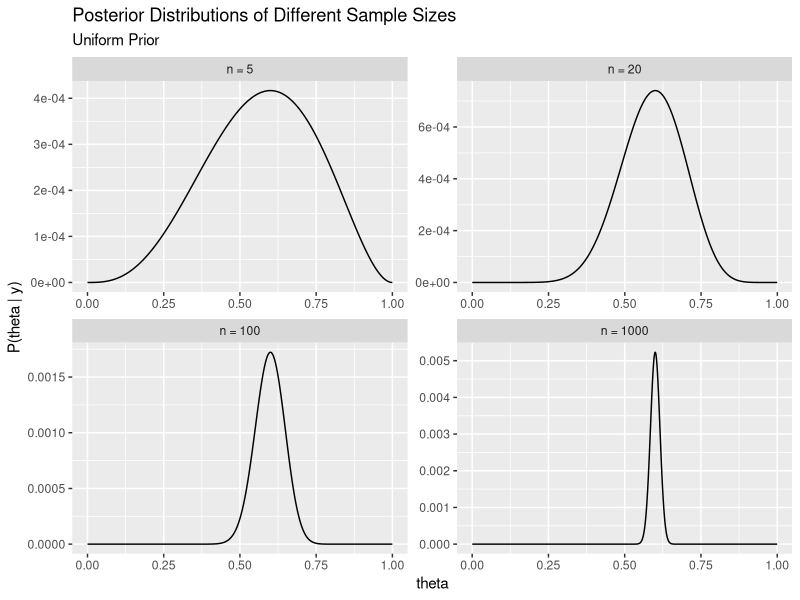
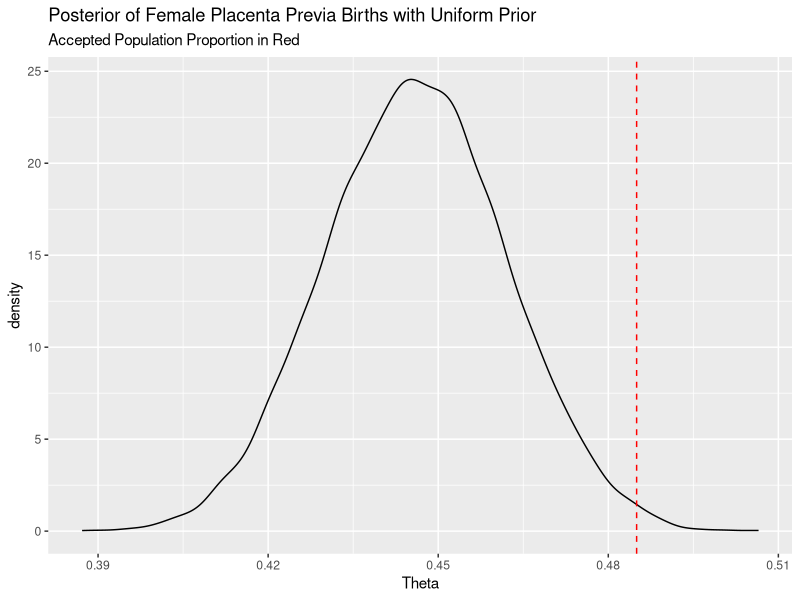
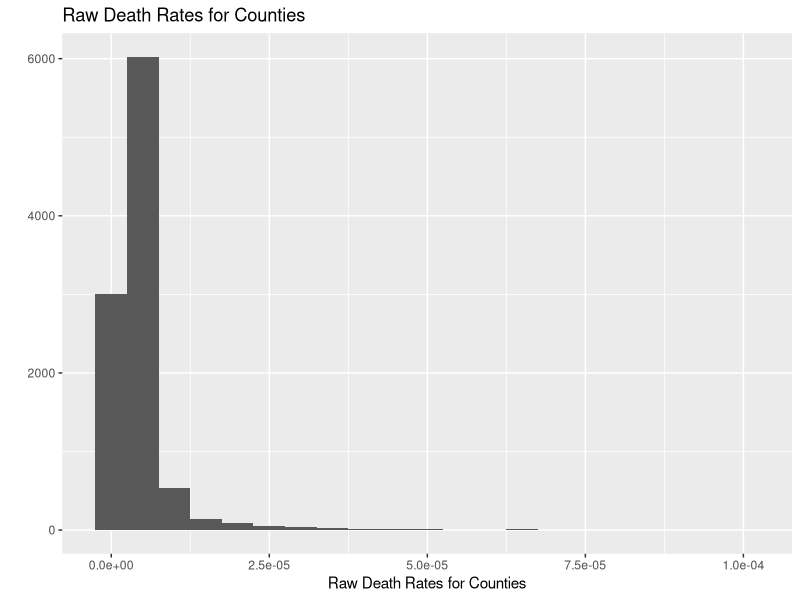
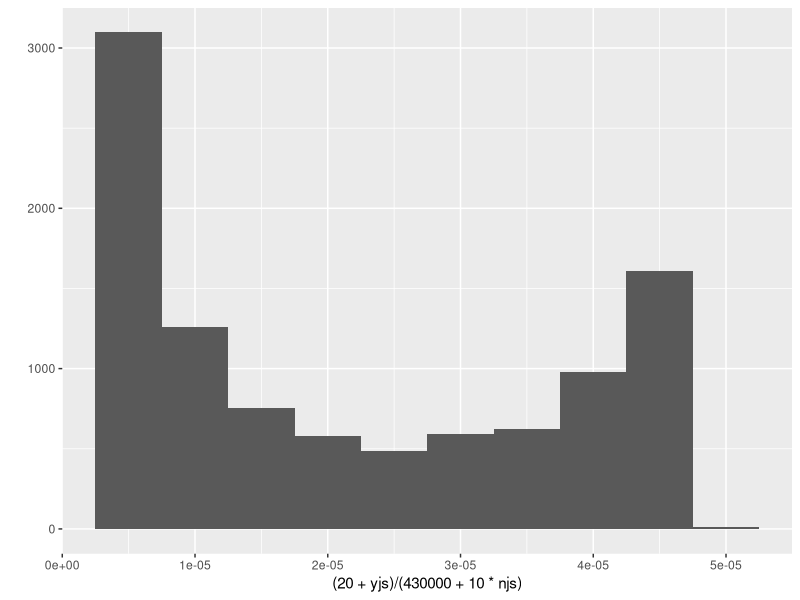

The R source for these figures, in order:
#' # Bayesian Data Analysis
#' # Chapter 2 Examples
#' 
#' ### Binomial Birth Model
#' 
#' *theta* = proportion of female births
#' *y* = number of female births
#' *n* = number of total births
#' 
#' *p(y | theta) = Bin(y | n, theta)*
#' * = (n y) * theta ^ y * (1 - theta) ^ (n - y)
#' 
#' First we assume a uniform prior distribution on theta and see how our 
#' posterior distribution is affected by different amounts of data.
#' 
#' We can remove the factorial when we calculate our posterior since it is the
#' same for all fixed *n* and *y*:
#' 
#' *p(theta | y) ~ theta ^ y * (1 - theta) ^ (n - y)
#' 
#+
library(purrr)
library(ggplot2)
library(dplyr)

n <- c(5, 20, 100, 1000)
y <- n * .6

theta_prob <- function(theta, n, y){
  (theta ^ y) * ((1 - theta) ^ (n - y))
}

sample_posterior <- function(num_samples, n, y){
  thetas <- runif(n = num_samples)
  probs <- theta_prob(thetas, n, y)
  return(data.frame(theta = thetas, prob = probs, prob_normal = probs / sum(probs), n = n, y = y))
}

posterior_samples <- map2_df(n, y, sample_posterior, num_samples = 5000)

posterior_samples %>%
  mutate(n = paste("n =", n),
         n = factor(n, levels = rev(c("n = 1000", "n = 100", "n = 20", "n = 5")))) %>%
  ggplot(aes(x = theta, y = prob_normal)) +
  geom_line(aes(group = n)) +
  facet_wrap(~n, nrow = 2, scales = "free") +
  ylab("P(theta | y)") +
  xlab("theta") +
  ggtitle("Posterior Distributions of Different Sample Sizes", "Uniform Prior")

#' ### Placenta Previa Example
#' 
#' Study found 437 out of 980 placenta previa births were female. How much
#' evidence does this provide for the claim that the proportions of females
#' is less than the .485 accepted proportion?
#' 
#' If we assume a uniform prior we can just use a *Beta(438, 544)* posterior
#' distribution
#+

ggplot(aes(x = probs), data = data_frame(probs = rbeta(n = 10000, 438, 544))) +
  geom_density() +
  geom_vline(xintercept = .485, linetype = "dashed", color = "red") +
  ggtitle("Posterior of Female Placenta Previa Births with Uniform Prior", "Accepted Population Proportion in Red") +
  xlab("Theta")

#' We can replicate the technique for the first example with different sample sizes but, I'm good for now. 
#' 
#' ### Informative Prior Distribution for Cancer Rates
#' 
#' Estimate kidney cancer deats for each county in the US
#' 
#' For each county we have 
#' 
#' *y ~ Poisson(10 * n * theta)*
#' 
#' where
#' *y* = number of deaths in county
#' *n* = number of people in county
#' *theta* = county specific parameter for rate of deaths
#' 
#' We can use the same prior distribution for all counties and let the posterior
#' be dependent on how many people are in each county. Our prior will be
#' *Gamma(20 + y, 430000 + 10 * n)*
#' 
#+

num_counties <- 10000
njs <- round(10 ^ runif(n = num_counties, min = 3, max = 7))
yjs <- rbinom(n = num_counties, size = njs, prob = 4.65e-5)

qplot(x = yjs / (10 * njs), geom = "histogram", binwidth = 5e-6) +
  xlab("Raw Death Rates for Counties") +
  ggtitle("Raw Death Rates for Counties")

qplot(x = (20 + yjs) / (430000 + 10 * njs), geom = "histogram", binwidth = 5e-6)




